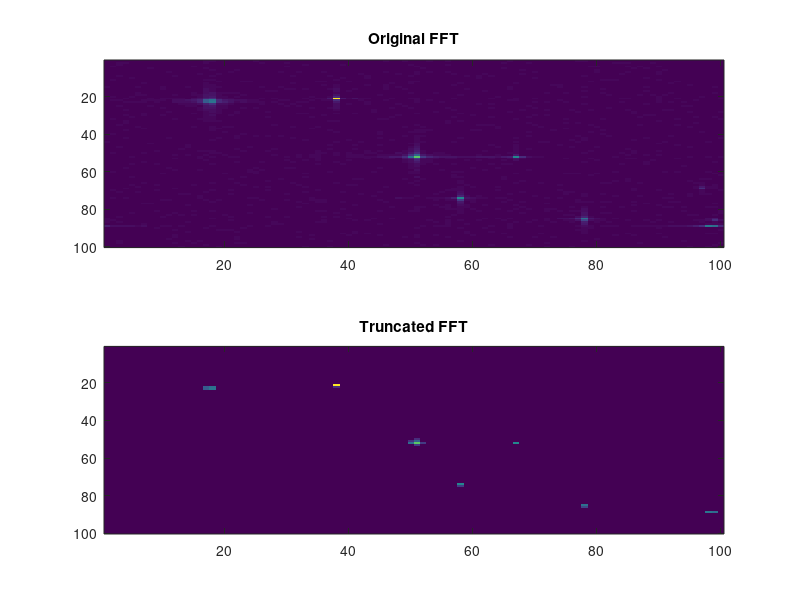

Here is the MATLAB script that generated this plot:
T = 50; L = 49;
k = 10; rho = 20;
sigma = 1;
%generating a 2d signal comprised of k sines
freqsX = rand(k,1);
freqsY = rand(k,1);
n = T+L+1;
x=0;
for i = 1:k
    a = repmat(2*pi*1i*freqsX(i)*(1:n), n, 1);
    b = repmat(2*pi*1i*freqsY(i)*(1:n)', 1, n);
    x = x+randn(1,1)*exp(a+b);
end
y = x + sigma * randn(n,n);

[n,m]=size(y);
imsize=n*m;
tic
z2=fft2(y)/sqrt(imsize);

z1=reshape(z2,imsize,1);
[sz,iz]=sort(abs(z1), 'descend');
ssz=cumsum(sz); 
issz=floor(rho);
ez1=zeros(imsize,1); 
ez1(iz(1:issz))=z1(iz(1:issz));
toc
disp(['initial inf-norm: ', num2str(max(abs(z1))),'; new inf-norm: ', num2str(max(abs(z1-ez1)))])

ez2=reshape(ez1,n,m);
subplot(2,1,1); imagesc(50*abs(z2))
title('Original FFT')
subplot(2,1,2); imagesc(50*abs(ez2))
title('Truncated FFT')

